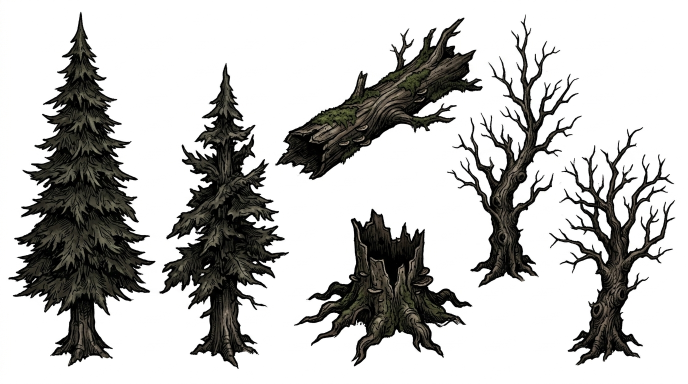
#> input picture grafika/zrodla/przemek/drzewa-2-swierki.jpg, 1376 x 768 px, found by its file name (shown at 1/2 size); its folder holds 4 pictures in this run
$ python wytnij-z-arkuszy.py
#> lines starting #> are read from the running program, lines starting #| are printed output that depends on the picture; after the words box and inside, x2 and y2 are one past the last pixel; in counts of white or black regions, pixels touching at a corner belong together
# Wycina rysunki z arkuszy Przemka (białe tło, wiele rysunków na jednym obrazie) i z filmu ogniska,
# a potem składa je w jeden obraz dla gry, tak jak klatki bohatera.
# Uruchomienie z korzenia repo: python3 narzedzia/wytnij-z-arkuszy.py
#   z --podglad KATALOG: zamiast składać, zapisuje podgląd każdego arkusza z ponumerowanymi rysunkami
#   (te numery wpisuje się niżej w RYSUNKI).
# Potrzebne: ffmpeg oraz Python z pakietami pillow, numpy i scipy.
# Wynik: grafika/rekwizyty.webp i gra/rekwizyty.js (gdzie leży każdy rysunek i gdzie stoi na ziemi).
# Opis wyboru: docs/materialy-przemka.md (etap A).
import json, os, subprocess, sys, tempfile
import numpy as np
from PIL import Image, ImageDraw
from scipy import ndimage

ARKUSZE = 'grafika/zrodla/przemek'
SZER_ATLASU = 2048

# nazwa: (arkusz, numer rysunku z podglądu, skala, podstawa)
# Skala: ile pikseli obrazu gry na piksel arkusza. Podstawa: 'pien' (gdzie drzewo wchodzi w ziemię;
# według niej gra stawia i sortuje) albo 'srodek' (plamy i kępy leżą płasko na ziemi).
DRZ, ZIE = 0.62, 0.42
RYSUNKI = {
    # drzewa (drzewa-2-swierki: świerki, kłoda, pień, martwe; drzewa-1: sosna, drzewo z mchem, złamany pień, krzaki)
    'swierk_a':   ('drzewa-2-swierki', 1, DRZ, 'pien'),
    'swierk_b':   ('drzewa-2-swierki', 4, DRZ, 'pien'),
    'martwe_a':   ('drzewa-2-swierki', 2, DRZ, 'pien'),
    'martwe_b':   ('drzewa-2-swierki', 5, DRZ, 'pien'),
    'kloda':      ('drzewa-2-swierki', 3, DRZ, 'pien'),
    'pien':       ('drzewa-2-swierki', 7, DRZ, 'pien'),
    'sosna':      ('drzewa-1', 1, DRZ, 'pien'),
    'zlamane':    ('drzewa-1', 2, DRZ, 'pien'),
    'mszyste':    ('drzewa-1', 3, DRZ, 'pien'),
    'krzak_a':    ('drzewa-1', 4, DRZ, 'pien'),
    'krzak_b':    ('drzewa-1', 5, DRZ, 'pien'),
    # kępy trawy, mchu i ziemi
    'trawa_a':    ('kepy-trawy-ziemi', 2, ZIE, 'pien'),
    'trawa_b':    ('kepy-trawy-ziemi', 3, ZIE, 'pien'),
    'trawa_c':    ('kepy-trawy-ziemi', 1, ZIE, 'pien'),
    'trawa_d':    ('trawa-mech', 1, ZIE, 'pien'),
    'trawa_e':    ('trawa-mech', 3, ZIE, 'pien'),
    'trawa_f':    ('trawa-mech', 8, ZIE, 'pien'),
    'trawa_g':    ('trawa-mech', 12, ZIE, 'pien'),
    'ziemia_a':   ('kepy-trawy-ziemi', 6, ZIE, 'srodek'),
    'ziemia_b':   ('kepy-trawy-ziemi', 5, ZIE, 'srodek'),
    'ziemia_c':   ('kepy-trawy-ziemi', 4, ZIE, 'srodek'),
    'mech_a':     ('kepy-trawy-ziemi', 8, ZIE, 'srodek'),
    'mech_b':     ('kepy-trawy-ziemi', 7, ZIE, 'srodek'),
    'mech_c':     ('kepy-trawy-ziemi', 9, ZIE, 'srodek'),
    'mech_d':     ('trawa-mech', 4, ZIE, 'srodek'),
    'mech_e':     ('trawa-mech', 6, ZIE, 'srodek'),
    'bloto':      ('plamy-krew-bloto-liscie', 4, 0.32, 'srodek'),
    'liscie':     ('plamy-krew-bloto-liscie', 25, 0.32, 'srodek'),
    'ziemia_d':   ('plamy-krew-bloto-liscie', 26, 0.32, 'srodek'),
    # krew: rozbryzgi, kałuże, ślady pazurów
    'krew_duza':  ('plamy-krew-bloto-liscie', 1, 0.32, 'srodek'),
    'bryzg_a':    ('krew-kaluze-pazury', 1, 0.4, 'srodek'),
    'bryzg_b':    ('krew-kaluze-pazury', 2, 0.4, 'srodek'),
    'bryzg_c':    ('krew-kaluze-pazury', 3, 0.4, 'srodek'),
    'bryzg_d':    ('krew-kaluze-pazury', 11, 0.4, 'srodek'),
    'bryzg_e':    ('krew-kaluze-pazury', 14, 0.4, 'srodek'),
    'bryzg_f':    ('krew-kaluze-pazury', 13, 0.4, 'srodek'),
    'bryzg_g':    ('krew-kaluze-pazury', 21, 0.4, 'srodek'),
    'bryzg_h':    ('krew-kaluze-pazury', 23, 0.4, 'srodek'),
    'kaluza_a':   ('krew-kaluze-pazury', 7, 0.4, 'srodek'),
    'kaluza_b':   ('krew-kaluze-pazury', 15, 0.4, 'srodek'),
    'kaluza_c':   ('krew-kaluze-pazury', 27, 0.4, 'srodek'),
    'kaluza_d':   ('krew-kaluze-pazury', 36, 0.4, 'srodek'),
    'pazury_a':   ('krew-kaluze-pazury', 20, 0.4, 'srodek'),
    'pazury_b':   ('krew-kaluze-pazury', 30, 0.4, 'srodek'),
    # etap B: iskry przy bloku i parowaniu, krew przy trafieniu (rysunki „lecą” w prawo do góry, gra je obraca),
    # krąg z kolcami pod uderzeniem kolosa
    'iskry_a':    ('ciecia-krew-iskry', 35, 0.5, 'srodek'),
    'iskry_b':    ('ciecia-krew-iskry', 32, 0.5, 'srodek'),
    'iskry_c':    ('ciecia-krew-iskry', 36, 0.5, 'srodek'),
    'iskry_gwiazda': ('ciecia-krew-iskry', 37, 0.5, 'srodek'),
    'iskry_wybuch':  ('ciecia-krew-iskry', 39, 0.5, 'srodek'),
    'bryzg_lot_a': ('ciecia-krew-iskry', 17, 0.5, 'srodek'),
    'bryzg_lot_b': ('ciecia-krew-iskry', 24, 0.5, 'srodek'),
    'bryzg_lot_c': ('ciecia-krew-iskry', 21, 0.5, 'srodek'),
    'bryzg_lot_d': ('ciecia-krew-iskry', 18, 0.5, 'srodek'),
    'bryzg_wybuch': ('ciecia-krew-iskry', 33, 0.5, 'srodek'),
    'krag_kolce':  ('kregi-strzalki', 1, 0.5, 'srodek'),
    # łup: mikstura z potworów (pomysł Claude'a, Patryk 24 XI 18:41: „można je spróbować dodać”)
    'mikstura':    ('przedmioty', 2, 0.22, 'pien'),
    # obóz przy drodze (25 XI): płoty, stos drewna, beczka, pochodnia
    'plot_a':      ('rekwizyty-oboz', 3, 0.5, 'pien'),
    'plot_b':      ('rekwizyty-oboz', 1, 0.5, 'pien'),
    'plot_c':      ('rekwizyty-oboz', 7, 0.5, 'pien'),
    'beczka':      ('rekwizyty-oboz', 2, 0.4, 'pien'),
    'drewno':      ('rekwizyty-oboz', 9, 0.4, 'pien'),
    'pochodnia':   ('rekwizyty-oboz', 4, 0.45, 'pien'),
}

# Ikony przycisków na telefonie (etap B): środek kwadratowej ramki z arkusza interfejsu, bez ramki z czaszkami,
# bo przycisk jest okrągły. Zapisywane osobno: grafika/ikona-<nazwa>.webp, 128 × 128.
IKONY = {'tnij': 2, 'klatwa': 3, 'unik': 4, 'mikstura': 5}

# Ognisko z filmu Przemka (Campfire_flickering…, 96 klatek, 24 na sekundę). Pętla: klatki 43–78 co druga
# (18 klatek, 1,5 s); klatka 79 wygląda najbardziej jak 43. Ostatnie cztery klatki przenikają się z klatkami
# sprzed 43, więc szew pętli nie skacze. Dym jest szary na białym, więc odpada razem z tłem (dym dokłada gra).
OGIEN = {'film': 'grafika/zrodla/film-ognisko.mp4', 'start': 43, 'okres': 36, 'co': 2, 'przenikanie': 4, 'skala': 0.42}   # skala: względem filmu zmniejszonego do 640 × 360


def wczytaj(nazwa):
    return np.asarray(Image.open(f'{ARKUSZE}/{nazwa}.jpg').convert('RGB')).astype(np.float32)


def tlo_arkusza(a, prog=232, nasycenie=22):
    """Białe tło: jasne i szare piksele połączone z brzegiem, oraz większe białe dziury między gałęziami."""
    lum = a.mean(2); sat = a.max(2) - a.min(2)
    biale = (lum > prog) & (sat < nasycenie)
    lab, n = ndimage.label(biale)
    brzeg = np.unique(np.concatenate([lab[0], lab[-1], lab[:, 0], lab[:, -1]]))
    tlo = np.isin(lab, brzeg[brzeg > 0])
    if n:
        roz = ndimage.sum(biale, lab, range(1, n + 1)); sr = ndimage.mean(lum, lab, range(1, n + 1))
        tlo |= np.isin(lab, np.nonzero((roz > 6) & (sr > 238))[0] + 1)
    return tlo


def skladowe(tlo):
    """Numeruje rysunki: wszystko poza tłem, sklejone w promieniu kilku pikseli (źdźbła trawy, krople krwi)."""
    rz = ndimage.binary_closing(~tlo, iterations=4)
    lab, n = ndimage.label(ndimage.binary_dilation(rz, iterations=6))
    return lab, ndimage.find_objects(lab)


def alfa_z_bieli(a, maska):
    """Miękka krawędź: kolor rozmieszany z bielą (biel → przezroczystość), w środku rysunku pełne krycie.
    25 XI (Przemek: „część z wyciętych grafik ma białą obwódkę”): jasne, szare piksele przy samym tle też idą do tła,
    a brzeg rysunku bierze kolor z najbliższego piksela w środku, więc po zmniejszeniu nie zostaje jasna obwódka."""
    lum = a.mean(2); sat = a.max(2) - a.min(2)
    przy_tle = ndimage.binary_dilation(~maska, iterations=2)
    maska = maska & ~(przy_tle & (lum > 185) & (sat < 32))
    wyp = (255 - a.min(2)) / 255
    alfa = np.clip(wyp * 2.6 - 0.15, 0, 1)
    rdzen = ndimage.binary_erosion(maska, iterations=2)
    alfa = np.where(rdzen, 1.0, alfa) * maska
    kol = a.copy()
    if rdzen.any():                                                   # brzeg i tło: kolor najbliższego piksela rdzenia
        _, (iy, ix) = ndimage.distance_transform_edt(~rdzen, return_indices=True)
        kol = np.where(rdzen[..., None], a, a[iy, ix])
    return np.dstack([kol, alfa * 255]).astype(np.uint8)


def wytnij(a, tlo, lab, sl, nr):
    s = sl[nr - 1]
    x0, y0, x1, y1 = s[1].start, s[0].start, s[1].stop, s[0].stop
    # rysunek to jego składowa i drobiny, których ramka leży w całości w jego ramce (krople przy rozbryzgu)
    nalezy = lab[y0:y1, x0:x1] == nr
    for i, t in enumerate(sl):
        if t is None or i + 1 == nr: continue
        if t[1].start >= x0 and t[1].stop <= x1 and t[0].start >= y0 and t[0].stop <= y1:
            nalezy |= lab[y0:y1, x0:x1] == i + 1
    maska = nalezy & ~tlo[y0:y1, x0:x1]
    return Image.fromarray(alfa_z_bieli(a[y0:y1, x0:x1], maska), 'RGBA')


def podstawa(obraz, jak):
    al = np.asarray(obraz)[..., 3] > 128
    ys, xs = np.nonzero(al)
    if jak == 'srodek':
        return (xs.min() + xs.max()) / 2 / obraz.width, (ys.min() + ys.max()) / 2 / obraz.height
    dol = ys.max(); pas = ys > dol - (dol - ys.min()) * 0.1     # pień: środek najniższej dziesiątej części rysunku
    return float(xs[pas].mean()) / obraz.width, (dol - (dol - ys.min()) * 0.035) / obraz.height


# [8 lines left out: function kluczuj_ogien, not called in this run]


# Totemy z filmu Przemka (Totem_magic_animation_loop, od Patryka 24 XI 18:20): cztery obok siebie, z fioletowym dymem.
# Pętla: cały film co czwarta klatka (24 klatki, 6 na sekundę), klatka 94 wygląda jak 2; szew przenika się jak przy ognisku.
TOTEMY = {'film': 'grafika/zrodla/film-totemy.mp4', 'start': 2, 'okres': 92, 'co': 4, 'przenikanie': 3, 'skala': 0.8,
          'nazwy': ['totem_czaszka', 'totem_rogi', 'totem_obelisk', 'totem_kamien'],
          'kolumny': [(0, 215), (215, 362), (362, 492), (492, 640)]}   # przerwy między totemami w filmie 640 × 360 (dym je łączy)


# [100 lines left out: functions klatki_totemow, klatki_ognia, ikony, rama, panel, podglad, not called in this run]


def zloz():
    obrazy, opis = {}, {}
    cache = {}
    for nazwa, (ark, nr, skala, jak) in RYSUNKI.items():
        if ark not in cache:
            a = wczytaj(ark); tlo = tlo_arkusza(a); cache[ark] = (a, tlo) + skladowe(tlo)
#> in tlo_arkusza, `biale = (lum > prog) & (sat < nasycenie)`:
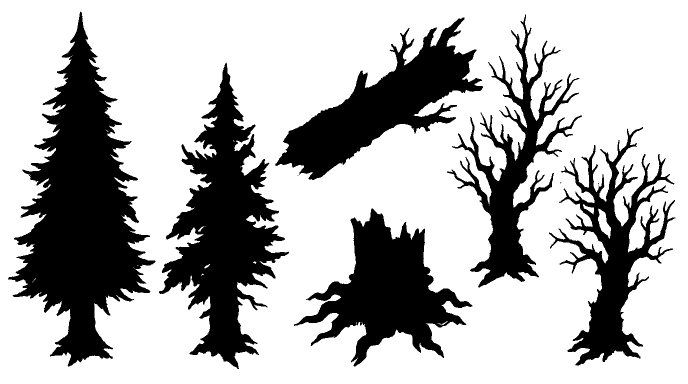
#> biale: shape (768, 1376) bool (shown at 1/2 size); 70.3% white; 10 black regions (4 under 20 px), largest, box (x1, y1, x2, y2) and area: (16, 23, 311, 733) 91480, (318, 125, 578, 738) 64360, (550, 35, 966, 360) 45948, (588, 417, 945, 733) 45140, (1098, 254, 1351, 731) 34480, (894, 29, 1164, 575) 32484
#> in tlo_arkusza, `lab, n = ndimage.label(biale)`:
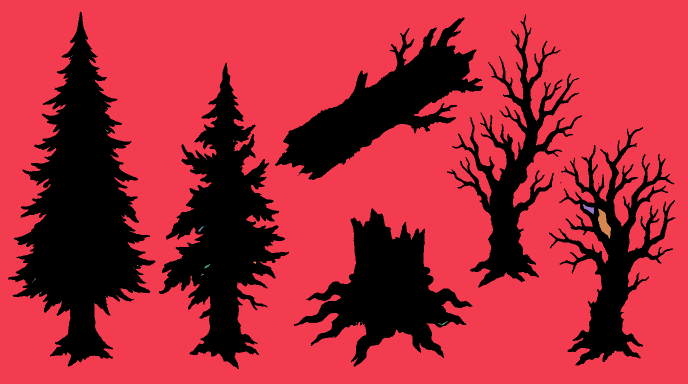
#> lab: shape (768, 1376) int32 (shown at 1/2 size); 104 distinct labels, from 0 to 103; one colour per label, 0 black
#> in tlo_arkusza, `lab, n = ndimage.label(biale)`: n = 103
#> in tlo_arkusza, `brzeg = np.unique(np.concatenate([lab[0], lab[-1], lab[:, 0], lab[:, -..`: brzeg = [1]
#> in tlo_arkusza, `tlo = np.isin(lab, brzeg[brzeg > 0])`: tlo: shape (768, 1376) bool; 70.2% white; 10 black regions (4 under 20 px), largest, box (x1, y1, x2, y2) and area: (16, 23, 311, 733) 91558, (318, 125, 578, 738) 64495, (550, 35, 966, 360) 45949, (588, 417, 945, 733) 45187, (1098, 254, 1351, 731) 35474, (894, 29, 1164, 575) 32490
#> in tlo_arkusza, `roz = ndimage.sum(biale, lab, range(1, n + 1))`: roz = 103 values, max 741604 at index 0, min 1 at index 1, mean 7212.3
#> in tlo_arkusza, `sr = ndimage.mean(lum, lab, range(1, n + 1))`: sr = 103 values, max 255 at index 8, min 233 at index 13, mean 246.4
#> in tlo_arkusza, `tlo |= np.isin(lab, np.nonzero((roz > 6) & (sr > 238))[0] + 1)`: tlo: shape (768, 1376) bool; 70.3% white; 10 black regions (4 under 20 px), largest, box (x1, y1, x2, y2) and area: (16, 23, 311, 733) 91558, (318, 125, 578, 738) 64385, (550, 35, 966, 360) 45949, (588, 417, 945, 733) 45158, (1098, 254, 1351, 731) 34483, (894, 29, 1164, 575) 32490
        a, tlo, lab, sl = cache[ark]
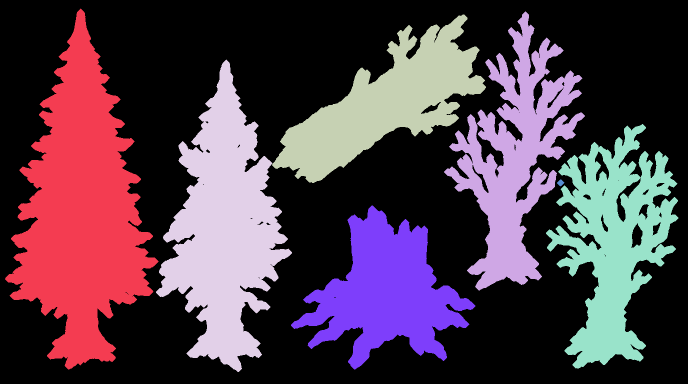
#> lab: shape (768, 1376) int32 (shown at 1/2 size); 8 distinct labels, from 0 to 7; one colour per label, 0 black
#> sl = 7 items
        im = wytnij(a, tlo, lab, sl, nr)
#> in wytnij, `x0, y0, x1, y1 = s[1].start, s[0].start, s[1].stop, s[0].stop`: x0 = 10; y0 = 17; x1 = 317; y1 = 739
#> in wytnij, `nalezy = lab[y0:y1, x0:x1] == nr`: nalezy: shape (722, 307) bool; 49.6% white; 1 white region, box (x1, y1, x2, y2) and area: (0, 0, 307, 722) 109986
#> the loop in wytnij, `for i, t in enumerate(sl):` made 7 passes
#> in wytnij, `maska = nalezy & ~tlo[y0:y1, x0:x1]`: maska: shape (722, 307) bool; 41.3% white; 1 white region, box (x1, y1, x2, y2) and area: (6, 6, 301, 716) 91558
#> in alfa_z_bieli, `przy_tle = ndimage.binary_dilation(~maska, iterations=2)`: przy_tle: shape (722, 307) bool; 61.9% white; 4 black regions (3 under 20 px), largest, box (x1, y1, x2, y2) and area: (9, 10, 299, 714) 84405
#> in alfa_z_bieli, `maska = maska & ~(przy_tle & (lum > 185) & (sat < 32))`: maska: shape (722, 307) bool; 40.8% white; 1 white region, box (x1, y1, x2, y2) and area: (7, 7, 301, 716) 90410
#> in alfa_z_bieli, `rdzen = ndimage.binary_erosion(maska, iterations=2)`: rdzen: shape (722, 307) bool; 37.5% white; 5 white regions (4 under 20 px), largest, box (x1, y1, x2, y2) and area: (10, 11, 299, 714) 83146
#> in alfa_z_bieli, `_, (iy, ix) = ndimage.distance_transform_edt(~rdzen, return_indices=Tr..`:
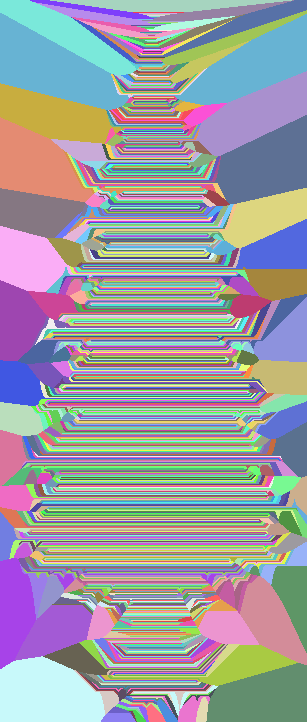
#> iy: shape (722, 307) int32; 703 distinct labels, from 11 to 713; one colour per label, 0 black
#> in alfa_z_bieli, `_, (iy, ix) = ndimage.distance_transform_edt(~rdzen, return_indices=Tr..`:
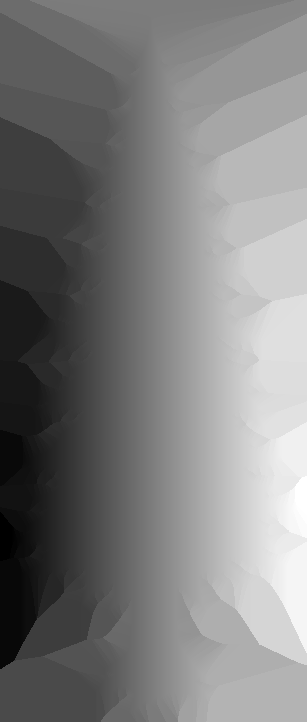
#> ix: shape (722, 307) int32; min 10, max 298, mean 152.1; drawn with min black and max white
        if ark.startswith('drzewa'):                     # drzewa w nocy ginęły w ciemności: rozjaśniamy o jedną trzecią
            px = np.asarray(im).astype(np.float32); px[..., :3] = np.clip(px[..., :3] * 1.35 + 6, 0, 255)
            im = Image.fromarray(px.astype(np.uint8), 'RGBA')
        im = im.resize((max(1, round(im.width * skala)), max(1, round(im.height * skala))), Image.LANCZOS)
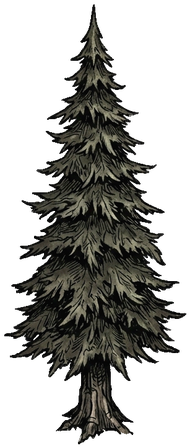
#> im: PIL image 190x448 RGBA; mean R, G, B, A 21, 20.8, 17.7, 103.8; transparent parts drawn white
        obrazy[nazwa] = im; opis[nazwa] = podstawa(im, jak)
#> in podstawa, `al = np.asarray(obraz)[..., 3] > 128`:
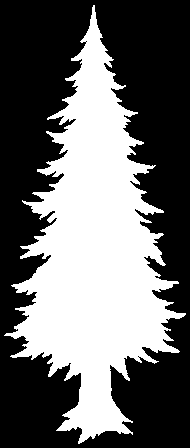
#> al: shape (448, 190) bool; 40.7% white; 1 white region, box (x1, y1, x2, y2) and area: (4, 5, 186, 444) 34636
#> in podstawa, `dol = ys.max()`: dol = 443
    ogien = klatki_ognia()
    for i, im in enumerate(ogien):
        obrazy[f'ogien_{i:02d}'] = im; opis[f'ogien_{i:02d}'] = (0.5, 0.78)
    totemy, n_totemow = klatki_totemow()
    for n, im in totemy.items():
        obrazy[n] = im; opis[n] = podstawa(im, 'pien')
    # pakowanie półkami: od najwyższych
    kolej = sorted(obrazy, key=lambda n: -obrazy[n].height)
    x = y = h_polki = 0; miejsca = {}
    for n in kolej:
        im = obrazy[n]
        if x + im.width + 2 > SZER_ATLASU: x = 0; y += h_polki + 2; h_polki = 0
        miejsca[n] = (x, y); x += im.width + 2; h_polki = max(h_polki, im.height)
    H = y + h_polki
    atlas = Image.new('RGBA', (SZER_ATLASU, H), (0, 0, 0, 0))
    wynik = {}
    for n in obrazy:
        im = obrazy[n]; x, y = miejsca[n]; atlas.paste(im, (x, y))
        ax, ay = opis[n]
        wynik[n] = {'x': x, 'y': y, 'w': im.width, 'h': im.height, 'ax': round(ax, 3), 'ay': round(ay, 3)}
    atlas.save('grafika/rekwizyty.webp', quality=86, method=6)
    with open('gra/rekwizyty.js', 'w') as f:
        f.write('// Rysunki z arkuszy Przemka i klatki ogniska: gdzie leżą w grafika/rekwizyty.webp i gdzie stoją na ziemi\n')
        f.write('// (ax, ay: punkt podstawy jako część szerokości i wysokości). Plik robi narzedzia/wytnij-z-arkuszy.py, nie poprawiać ręcznie.\n')
        f.write(f'export const OGIEN_KLATEK = {len(ogien)}, OGIEN_FPS = {24 // OGIEN["co"]};\n')
        f.write(f'export const TOTEM_KLATEK = {n_totemow}, TOTEM_FPS = {24 // TOTEMY["co"]};\n')
        f.write('export const REKWIZYTY = ' + json.dumps(wynik, separators=(',', ':')).replace('},"', '},\n  "') + ';\n')
    print(f'grafika/rekwizyty.webp {SZER_ATLASU}×{H}, {len(obrazy)} rysunków, {os.path.getsize("grafika/rekwizyty.webp") // 1024} KB')


if __name__ == '__main__':
    if len(sys.argv) > 2 and sys.argv[1] == '--podglad': podglad(sys.argv[2])
    elif len(sys.argv) > 1 and sys.argv[1] == '--panel': panel()
#> (the run stopped early here; a loop or call above may not have finished)
